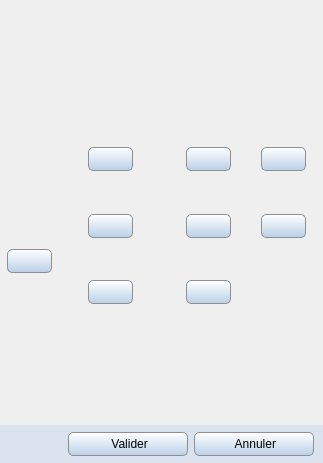
<?xml version="1.0" encoding="UTF-8"?>
<ui version="4.0">
 <class>Attribute231</class>
 <widget class="QWidget" name="Attribute231">
  <property name="geometry">
   <rect>
    <x>0</x>
    <y>0</y>
    <width>323</width>
    <height>463</height>
   </rect>
  </property>
  <widget class="QPushButton" name="bt_r_etage_2">
   <property name="geometry">
    <rect>
     <x>88</x>
     <y>147</y>
     <width>45</width>
     <height>24</height>
    </rect>
   </property>
   <property name="font">
    <font>
     <family>Segoe UI</family>
     <pointsize>9</pointsize>
    </font>
   </property>
   <property name="styleSheet">
    <string notr="true">QPushButton{border: 1px solid #8f8f91; border-radius:5px ; background-color: qlineargradient(spread:pad, x1:0, y1:0, x2:0, y2:1, stop:0 #FFFFFF, stop:1 #BAD0E7); }
QPushButton:checked{background-color: qlineargradient(spread:pad, x1:0, y1:0, x2:0, y2:1, stop:0 #8FADCC, stop:1 #F8F8F8); }
QPushButton:hover:!checked{background-color: qlineargradient(spread:pad, x1:0, y1:0, x2:0, y2:1, stop:0 #F8F8F8, stop:1 #8FADCC); }
QPushButton:hover::checked{background-color: qlineargradient(spread:pad, x1:0, y1:0, x2:0, y2:1, stop:0 #BAD0E7, stop:1 #FFFFFF); }</string>
   </property>
   <property name="checkable">
    <bool>true</bool>
   </property>
   <attribute name="buttonGroup">
    <string notr="true">buttonGroup</string>
   </attribute>
  </widget>
  <widget class="QPushButton" name="bt_r_etage_22">
   <property name="geometry">
    <rect>
     <x>186</x>
     <y>147</y>
     <width>45</width>
     <height>24</height>
    </rect>
   </property>
   <property name="font">
    <font>
     <family>Segoe UI</family>
     <pointsize>9</pointsize>
    </font>
   </property>
   <property name="styleSheet">
    <string notr="true">QPushButton{border: 1px solid #8f8f91; border-radius:5px ; background-color: qlineargradient(spread:pad, x1:0, y1:0, x2:0, y2:1, stop:0 #FFFFFF, stop:1 #BAD0E7); }
QPushButton:checked{background-color: qlineargradient(spread:pad, x1:0, y1:0, x2:0, y2:1, stop:0 #8FADCC, stop:1 #F8F8F8); }
QPushButton:hover:!checked{background-color: qlineargradient(spread:pad, x1:0, y1:0, x2:0, y2:1, stop:0 #F8F8F8, stop:1 #8FADCC); }
QPushButton:hover::checked{background-color: qlineargradient(spread:pad, x1:0, y1:0, x2:0, y2:1, stop:0 #BAD0E7, stop:1 #FFFFFF); }</string>
   </property>
   <property name="checkable">
    <bool>true</bool>
   </property>
   <attribute name="buttonGroup">
    <string notr="true">buttonGroup</string>
   </attribute>
  </widget>
  <widget class="QPushButton" name="bt_r_etage_11">
   <property name="geometry">
    <rect>
     <x>88</x>
     <y>214</y>
     <width>45</width>
     <height>24</height>
    </rect>
   </property>
   <property name="font">
    <font>
     <family>Segoe UI</family>
     <pointsize>9</pointsize>
    </font>
   </property>
   <property name="styleSheet">
    <string notr="true">QPushButton{border: 1px solid #8f8f91; border-radius:5px ; background-color: qlineargradient(spread:pad, x1:0, y1:0, x2:0, y2:1, stop:0 #FFFFFF, stop:1 #BAD0E7); }
QPushButton:checked{background-color: qlineargradient(spread:pad, x1:0, y1:0, x2:0, y2:1, stop:0 #8FADCC, stop:1 #F8F8F8); }
QPushButton:hover:!checked{background-color: qlineargradient(spread:pad, x1:0, y1:0, x2:0, y2:1, stop:0 #F8F8F8, stop:1 #8FADCC); }
QPushButton:hover::checked{background-color: qlineargradient(spread:pad, x1:0, y1:0, x2:0, y2:1, stop:0 #BAD0E7, stop:1 #FFFFFF); }</string>
   </property>
   <property name="checkable">
    <bool>true</bool>
   </property>
   <attribute name="buttonGroup">
    <string notr="true">buttonGroup</string>
   </attribute>
  </widget>
  <widget class="QPushButton" name="bt_r_etage_12">
   <property name="geometry">
    <rect>
     <x>186</x>
     <y>214</y>
     <width>45</width>
     <height>24</height>
    </rect>
   </property>
   <property name="font">
    <font>
     <family>Segoe UI</family>
     <pointsize>9</pointsize>
    </font>
   </property>
   <property name="styleSheet">
    <string notr="true">QPushButton{border: 1px solid #8f8f91; border-radius:5px ; background-color: qlineargradient(spread:pad, x1:0, y1:0, x2:0, y2:1, stop:0 #FFFFFF, stop:1 #BAD0E7); }
QPushButton:checked{background-color: qlineargradient(spread:pad, x1:0, y1:0, x2:0, y2:1, stop:0 #8FADCC, stop:1 #F8F8F8); }
QPushButton:hover:!checked{background-color: qlineargradient(spread:pad, x1:0, y1:0, x2:0, y2:1, stop:0 #F8F8F8, stop:1 #8FADCC); }
QPushButton:hover::checked{background-color: qlineargradient(spread:pad, x1:0, y1:0, x2:0, y2:1, stop:0 #BAD0E7, stop:1 #FFFFFF); }</string>
   </property>
   <property name="checkable">
    <bool>true</bool>
   </property>
   <attribute name="buttonGroup">
    <string notr="true">buttonGroup</string>
   </attribute>
  </widget>
  <widget class="QPushButton" name="bt_r_rdc">
   <property name="geometry">
    <rect>
     <x>88</x>
     <y>280</y>
     <width>45</width>
     <height>24</height>
    </rect>
   </property>
   <property name="font">
    <font>
     <family>Segoe UI</family>
     <pointsize>9</pointsize>
    </font>
   </property>
   <property name="styleSheet">
    <string notr="true">QPushButton{border: 1px solid #8f8f91; border-radius:5px ; background-color: qlineargradient(spread:pad, x1:0, y1:0, x2:0, y2:1, stop:0 #FFFFFF, stop:1 #BAD0E7); }
QPushButton:checked{background-color: qlineargradient(spread:pad, x1:0, y1:0, x2:0, y2:1, stop:0 #8FADCC, stop:1 #F8F8F8); }
QPushButton:hover:!checked{background-color: qlineargradient(spread:pad, x1:0, y1:0, x2:0, y2:1, stop:0 #F8F8F8, stop:1 #8FADCC); }
QPushButton:hover::checked{background-color: qlineargradient(spread:pad, x1:0, y1:0, x2:0, y2:1, stop:0 #BAD0E7, stop:1 #FFFFFF); }</string>
   </property>
   <property name="checkable">
    <bool>true</bool>
   </property>
   <attribute name="buttonGroup">
    <string notr="true">buttonGroup</string>
   </attribute>
  </widget>
  <widget class="QPushButton" name="bt_r_garage">
   <property name="geometry">
    <rect>
     <x>186</x>
     <y>280</y>
     <width>45</width>
     <height>24</height>
    </rect>
   </property>
   <property name="font">
    <font>
     <family>Segoe UI</family>
     <pointsize>9</pointsize>
    </font>
   </property>
   <property name="styleSheet">
    <string notr="true">QPushButton{border: 1px solid #8f8f91; border-radius:5px ; background-color: qlineargradient(spread:pad, x1:0, y1:0, x2:0, y2:1, stop:0 #FFFFFF, stop:1 #BAD0E7); }
QPushButton:checked{background-color: qlineargradient(spread:pad, x1:0, y1:0, x2:0, y2:1, stop:0 #8FADCC, stop:1 #F8F8F8); }
QPushButton:hover:!checked{background-color: qlineargradient(spread:pad, x1:0, y1:0, x2:0, y2:1, stop:0 #F8F8F8, stop:1 #8FADCC); }
QPushButton:hover::checked{background-color: qlineargradient(spread:pad, x1:0, y1:0, x2:0, y2:1, stop:0 #BAD0E7, stop:1 #FFFFFF); }</string>
   </property>
   <property name="checkable">
    <bool>true</bool>
   </property>
   <attribute name="buttonGroup">
    <string notr="true">buttonGroup</string>
   </attribute>
  </widget>
  <widget class="QPushButton" name="bt_s_loggia">
   <property name="geometry">
    <rect>
     <x>261</x>
     <y>214</y>
     <width>45</width>
     <height>24</height>
    </rect>
   </property>
   <property name="font">
    <font>
     <family>Segoe UI</family>
     <pointsize>9</pointsize>
    </font>
   </property>
   <property name="styleSheet">
    <string notr="true">QPushButton{border: 1px solid #8f8f91; border-radius:5px ; background-color: qlineargradient(spread:pad, x1:0, y1:0, x2:0, y2:1, stop:0 #FFFFFF, stop:1 #BAD0E7); }
QPushButton:checked{background-color: qlineargradient(spread:pad, x1:0, y1:0, x2:0, y2:1, stop:0 #8FADCC, stop:1 #F8F8F8); }
QPushButton:hover:!checked{background-color: qlineargradient(spread:pad, x1:0, y1:0, x2:0, y2:1, stop:0 #F8F8F8, stop:1 #8FADCC); }
QPushButton:hover::checked{background-color: qlineargradient(spread:pad, x1:0, y1:0, x2:0, y2:1, stop:0 #BAD0E7, stop:1 #FFFFFF); }</string>
   </property>
   <property name="checkable">
    <bool>true</bool>
   </property>
   <attribute name="buttonGroup">
    <string notr="true">buttonGroup</string>
   </attribute>
  </widget>
  <widget class="QPushButton" name="bt_s_balcon">
   <property name="geometry">
    <rect>
     <x>261</x>
     <y>147</y>
     <width>45</width>
     <height>24</height>
    </rect>
   </property>
   <property name="font">
    <font>
     <family>Segoe UI</family>
     <pointsize>9</pointsize>
    </font>
   </property>
   <property name="styleSheet">
    <string notr="true">QPushButton{border: 1px solid #8f8f91; border-radius:5px ; background-color: qlineargradient(spread:pad, x1:0, y1:0, x2:0, y2:1, stop:0 #FFFFFF, stop:1 #BAD0E7); }
QPushButton:checked{background-color: qlineargradient(spread:pad, x1:0, y1:0, x2:0, y2:1, stop:0 #8FADCC, stop:1 #F8F8F8); }
QPushButton:hover:!checked{background-color: qlineargradient(spread:pad, x1:0, y1:0, x2:0, y2:1, stop:0 #F8F8F8, stop:1 #8FADCC); }
QPushButton:hover::checked{background-color: qlineargradient(spread:pad, x1:0, y1:0, x2:0, y2:1, stop:0 #BAD0E7, stop:1 #FFFFFF); }</string>
   </property>
   <property name="checkable">
    <bool>true</bool>
   </property>
   <attribute name="buttonGroup">
    <string notr="true">buttonGroup</string>
   </attribute>
  </widget>
  <widget class="QPushButton" name="bt_s_ext">
   <property name="geometry">
    <rect>
     <x>7</x>
     <y>249</y>
     <width>45</width>
     <height>24</height>
    </rect>
   </property>
   <property name="font">
    <font>
     <family>Segoe UI</family>
     <pointsize>9</pointsize>
    </font>
   </property>
   <property name="styleSheet">
    <string notr="true">QPushButton{border: 1px solid #8f8f91; border-radius:5px ; background-color: qlineargradient(spread:pad, x1:0, y1:0, x2:0, y2:1, stop:0 #FFFFFF, stop:1 #BAD0E7); }
QPushButton:checked{background-color: qlineargradient(spread:pad, x1:0, y1:0, x2:0, y2:1, stop:0 #8FADCC, stop:1 #F8F8F8); }
QPushButton:hover:!checked{background-color: qlineargradient(spread:pad, x1:0, y1:0, x2:0, y2:1, stop:0 #F8F8F8, stop:1 #8FADCC); }
QPushButton:hover::checked{background-color: qlineargradient(spread:pad, x1:0, y1:0, x2:0, y2:1, stop:0 #BAD0E7, stop:1 #FFFFFF); }</string>
   </property>
   <property name="checkable">
    <bool>true</bool>
   </property>
   <attribute name="buttonGroup">
    <string notr="true">buttonGroup</string>
   </attribute>
  </widget>
  <widget class="QWidget" name="fond" native="true">
   <property name="geometry">
    <rect>
     <x>0</x>
     <y>425</y>
     <width>323</width>
     <height>38</height>
    </rect>
   </property>
   <property name="minimumSize">
    <size>
     <width>0</width>
     <height>38</height>
    </size>
   </property>
   <property name="maximumSize">
    <size>
     <width>16777215</width>
     <height>38</height>
    </size>
   </property>
   <property name="styleSheet">
    <string notr="true">QWidget#fond{background: #DBE4EE}</string>
   </property>
   <layout class="QHBoxLayout" name="horizontalLayout_3">
    <property name="topMargin">
     <number>0</number>
    </property>
    <property name="rightMargin">
     <number>9</number>
    </property>
    <property name="bottomMargin">
     <number>0</number>
    </property>
    <item>
     <spacer name="horizontalSpacer_2">
      <property name="orientation">
       <enum>Qt::Horizontal</enum>
      </property>
      <property name="sizeHint" stdset="0">
       <size>
        <width>60</width>
        <height>20</height>
       </size>
      </property>
     </spacer>
    </item>
    <item>
     <widget class="QPushButton" name="bt_valider">
      <property name="minimumSize">
       <size>
        <width>120</width>
        <height>24</height>
       </size>
      </property>
      <property name="font">
       <font>
        <family>Segoe UI</family>
        <pointsize>9</pointsize>
       </font>
      </property>
      <property name="styleSheet">
       <string notr="true">QPushButton{border: 1px solid #8f8f91; border-radius: 5px ; padding-right: 10px; padding-left: 10px; background-color: qlineargradient(spread:pad, x1:0, y1:0, x2:0, y2:1, stop:0 #FFFFFF, stop:1 #BAD0E7); }
QPushButton:hover{background-color: qlineargradient(spread:pad, x1:0, y1:0, x2:0, y2:1, stop:0 #F8F8F8, stop:1 #8FADCC); }
QPushButton:pressed{background-color: qlineargradient(spread:pad, x1:0, y1:0, x2:0, y2:1, stop:0 #8FADCC, stop:1 #F8F8F8); }</string>
      </property>
      <property name="text">
       <string> Valider</string>
      </property>
      <property name="iconSize">
       <size>
        <width>18</width>
        <height>18</height>
       </size>
      </property>
      <property name="shortcut">
       <string notr="true">Ctrl+S</string>
      </property>
     </widget>
    </item>
    <item>
     <widget class="QPushButton" name="bt_quitter">
      <property name="minimumSize">
       <size>
        <width>120</width>
        <height>24</height>
       </size>
      </property>
      <property name="font">
       <font>
        <family>Segoe UI</family>
        <pointsize>9</pointsize>
       </font>
      </property>
      <property name="styleSheet">
       <string notr="true">QPushButton{border: 1px solid #8f8f91; border-radius: 5px ; padding-right: 10px; padding-left: 10px; background-color: qlineargradient(spread:pad, x1:0, y1:0, x2:0, y2:1, stop:0 #FFFFFF, stop:1 #BAD0E7); }
QPushButton:hover{background-color: qlineargradient(spread:pad, x1:0, y1:0, x2:0, y2:1, stop:0 #F8F8F8, stop:1 #8FADCC); }
QPushButton:pressed{background-color: qlineargradient(spread:pad, x1:0, y1:0, x2:0, y2:1, stop:0 #8FADCC, stop:1 #F8F8F8); }</string>
      </property>
      <property name="text">
       <string> Annuler</string>
      </property>
      <property name="iconSize">
       <size>
        <width>18</width>
        <height>18</height>
       </size>
      </property>
      <property name="shortcut">
       <string notr="true">Esc</string>
      </property>
     </widget>
    </item>
   </layout>
  </widget>
 </widget>
 <tabstops>
  <tabstop>bt_r_etage_2</tabstop>
  <tabstop>bt_r_etage_22</tabstop>
  <tabstop>bt_s_balcon</tabstop>
  <tabstop>bt_r_etage_11</tabstop>
  <tabstop>bt_r_etage_12</tabstop>
  <tabstop>bt_s_loggia</tabstop>
  <tabstop>bt_s_ext</tabstop>
  <tabstop>bt_r_rdc</tabstop>
  <tabstop>bt_r_garage</tabstop>
  <tabstop>bt_valider</tabstop>
  <tabstop>bt_quitter</tabstop>
 </tabstops>
 <resources>
  <include location="../icones/icons.qrc"/>
 </resources>
 <connections/>
 <buttongroups>
  <buttongroup name="buttonGroup"/>
 </buttongroups>
</ui>
